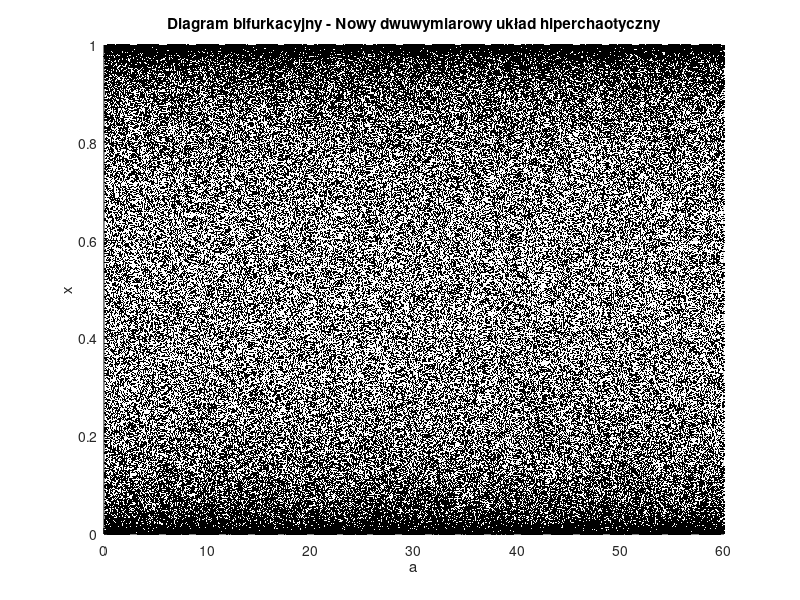
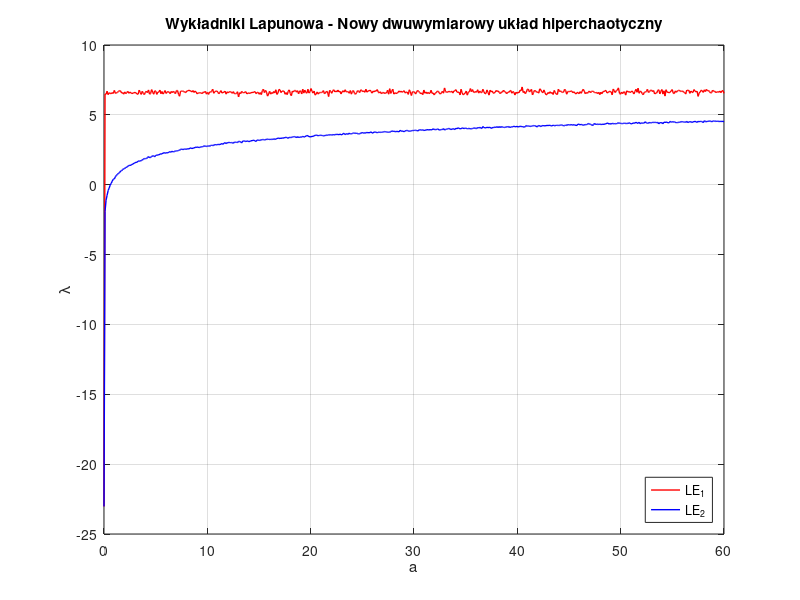

MATLAB code to generate these figures, in order: (Note: this script raises an error after producing the figures.)
%% Parametry i inicjalizacja
clear; clc; close all; % close all zamyka poprzednie okna
a_range = linspace(0, 60, 600); 
b = 30;                          
x0 = 0.2;                        
y0 = 0.3;
n_transient = 200;               
n_iter = 400;                    

LE1 = zeros(size(a_range));
LE2 = zeros(size(a_range));
sys_title = 'Nowy dwuwymiarowy układ hiperchaotyczny';

%% 1. Generowanie i zapisywanie Diagramu Bifurkacyjnego
% Tworzymy osobne okno dla pierwszego wykresu
fig1 = figure('Name', 'Bifurkacja', 'Position', [100, 100, 800, 500]);
hold on;

disp('Generowanie diagramu bifurkacyjnego...');
for i = 1:length(a_range)
    a = a_range(i);
    x = x0; y = y0;
    % Iteracje przejściowe
    for n = 1:n_transient
        x_next = sin(a*pi*x + b*y)^2;
        y_next = cos(b*pi/y + a*x)^2;
        x = x_next; y = y_next;
    end
    % Zbieranie danych
    x_data = zeros(1, n_iter);
    for n = 1:n_iter
        x_next = sin(a*pi*x + b*y)^2;
        y_next = cos(b*pi/y + a*x)^2;
        x = x_next; y = y_next;
        x_data(n) = x;
    end
    plot(ones(1, n_iter)*a, x_data, 'k.', 'MarkerSize', 0.5);
end

title(['Diagram bifurkacyjny - ', sys_title]);
xlabel('a'); ylabel('x');
xlim([0 60]); ylim([0 1]);
grid on;

% ZAPIS DIAGRAMU BIFURKACYJNEGO
saveas(fig1, 'diagram_bifurkacyjny.png');
disp('Zapisano: diagram_bifurkacyjny.png');


%% 2. Obliczanie i zapisywanie Wykładników Lapunowa
% Tworzymy osobne okno dla drugiego wykresu
fig2 = figure('Name', 'Wykladniki Lapunowa', 'Position', [150, 150, 800, 500]);

disp('Obliczanie wykładników Lapunowa...');
N_LE = 1000; 
for i = 1:length(a_range)
    a = a_range(i);
    x = x0; y = y0;
    sum_log_eig = zeros(2, 1);
    
    for n = 1:N_LE
        x_next = sin(a*pi*x + b*y)^2;
        y_next = cos(b*pi/y + a*x)^2;
        
        J11 = 2*sin(a*pi*x + b*y)*cos(a*pi*x + b*y)*(a*pi);
        J12 = 2*sin(a*pi*x + b*y)*cos(a*pi*x + b*y)*(b);
        J21 = 2*cos(b*pi/y + a*x)*(-sin(b*pi/y + a*x))*(a);
        J22 = 2*cos(b*pi/y + a*x)*(-sin(b*pi/y + a*x))*(-b*pi/(y^2));
        
        Jac = [J11, J12; J21, J22];
        x = x_next; y = y_next;
        
        eig_vals = abs(eig(Jac));
        sum_log_eig = sum_log_eig + log(max(eig_vals, 1e-10)); 
    end
    
    LE_vals = sort(sum_log_eig / N_LE, 'descend');
    LE1(i) = LE_vals(1);
    LE2(i) = LE_vals(2);
end

plot(a_range, LE1, 'r', 'LineWidth', 1); hold on;
plot(a_range, LE2, 'b', 'LineWidth', 1);
title(['Wykładniki Lapunowa - ', sys_title]);
xlabel('a'); ylabel('\lambda');
legend('LE_1', 'LE_2', 'Location', 'southeast');
grid on;
xlim([0 60]);

% ZAPIS WYKRESU LAPUNOWA
saveas(fig2, 'wykladniki_lapunowa.png');
disp('Zapisano: wykladniki_lapunowa.png');


%% 3. ZAPISYWANIE DANYCH LICZBOWYCH

% Przygotowanie tabeli z wynikami LE
resultsTable = table(a_range', LE1', LE2', ...
    'VariableNames', {'Parametr_a', 'LE1', 'LE2'});

% Zapis do pliku CSV
writetable(resultsTable, 'dane_lapunowa.csv');

% Zapis wszystkich zmiennych do .mat
save('pelne_dane_systemu.mat');

fprintf('\nZakończono sukcesem!\nUtworzono pliki graficzne:\n - diagram_bifurkacyjny.png\n - wykladniki_lapunowa.png\nOraz pliki danych:\n - dane_lapunowa.csv\n - pelne_dane_systemu.mat\n');